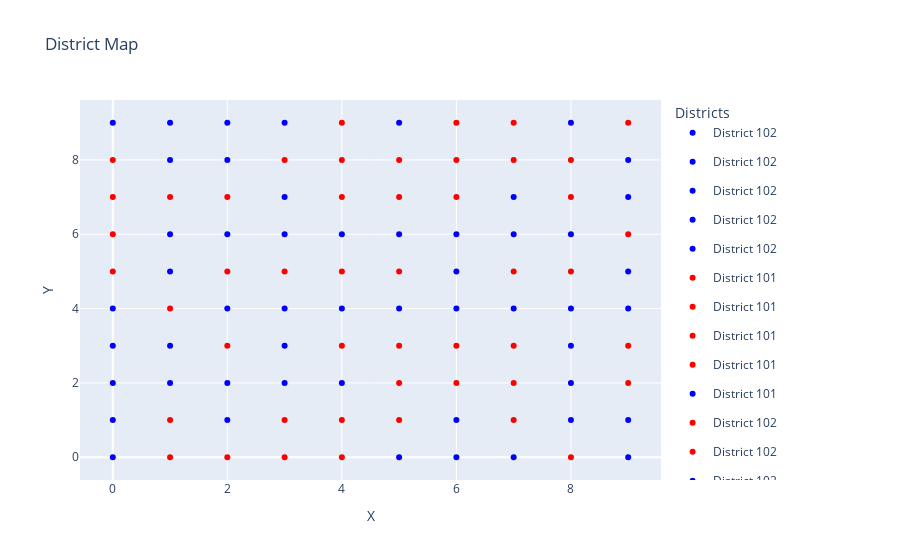
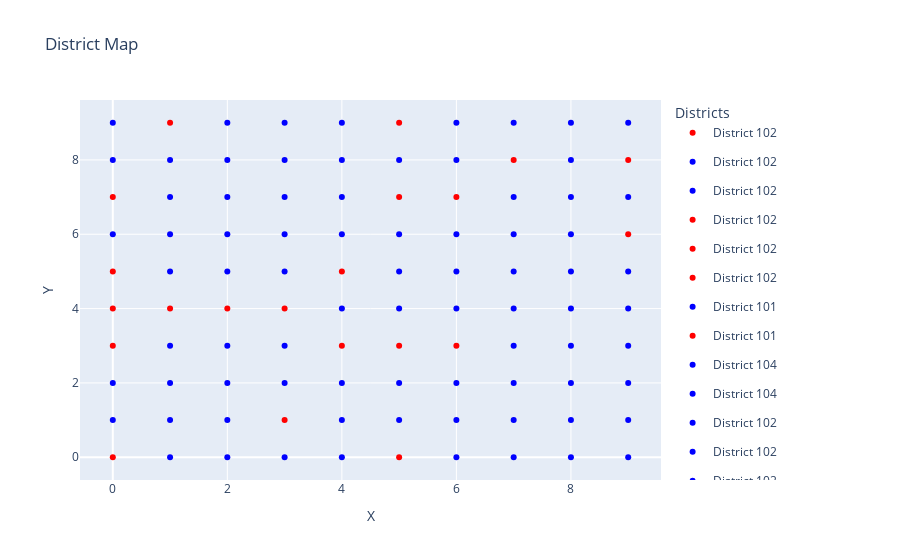

Notebook source saved alongside these figures, in order:
### Code cell
import pandas as pd
import math
import numpy as np
import networkx as nx
import matplotlib.pyplot as plt
from ortools.graph import pywrapgraph
import random
import plotly.graph_objects as go
from ipywidgets import interact, IntSlider, FloatSlider

def print_info(data, name):
    if isinstance(data, list):
        print(' % ', name, ' ', data, ' -----type $len: ', len(data), ' ', type(data), ' * ')
    else:
        print(' % ', name, ' ', data, ' -----type ', type(data), ' * ')

def setup(districts, grid_size, district_centers, pops): 
    tol = 1
    start_nodes = [0] * (grid_size * grid_size)
    for i in range(grid_size * grid_size):
        start_nodes = start_nodes + [i + 1] * districts
    for j in range(districts):
        start_nodes = start_nodes + [(grid_size * grid_size) + 1 + j]
    end_nodes = []
    for i in range(grid_size * grid_size):
        end_nodes = end_nodes + [i + 1]
    for j in range(grid_size * grid_size):
        for k in range(districts):
            end_nodes = end_nodes + [(grid_size * grid_size) + 1 + k]
    end_nodes = end_nodes + [(grid_size * grid_size) + districts + 1] * districts
    total_pop = np.sum(np.array(pops))
    capacities = np.array(pops).flatten().tolist()
    for i in np.array(pops).flatten().tolist():
        for j in range(districts):
            capacities = capacities + [i]
    for i in range(districts):
        capacities = capacities + [int(total_pop / districts) + tol]
    costs = [0] * (grid_size * grid_size)
    for i in range(grid_size):
        for j in range(grid_size):
            for k in range(districts):
                costs = costs + [int((((i - district_centers[k][0]) ** 2) + ((j - district_centers[k][1]) ** 2)))]
    costs = costs + [0] * districts
    supplies = [int(total_pop)] + ((grid_size * grid_size) + districts) * [0] + [-int(total_pop)]
    source = 0
    sink = districts + (grid_size * grid_size) + 1
    return start_nodes, end_nodes, capacities, costs, supplies, source, sink, pops, total_pop

def optimize(start_nodes, end_nodes, capacities, costs, supplies, source, sink, grid, grid_size):
    Block_Assignments = pd.DataFrame(columns=['DIST_NO', 'ASSIGN_POP', 'ACTUAL_POP'])
    min_cost_flow = pywrapgraph.SimpleMinCostFlow()
    for i in range(len(start_nodes)):
        min_cost_flow.AddArcWithCapacityAndUnitCost(start_nodes[i], end_nodes[i], capacities[i], costs[i])
    for i in range(len(supplies)):
        min_cost_flow.SetNodeSupply(i, supplies[i])
    flag = 0    
    if min_cost_flow.Solve() == min_cost_flow.OPTIMAL:
        for arc in range(min_cost_flow.NumArcs()):
            if min_cost_flow.Tail(arc) != source and min_cost_flow.Head(arc) != sink:
                if min_cost_flow.Flow(arc) > 0:
                    if min_cost_flow.Capacity(arc) == min_cost_flow.Flow(arc):
                        grid.nodes[(int(((min_cost_flow.Tail(arc) - 1) / grid_size)), (min_cost_flow.Tail(arc) - 1) % grid_size)]["district"] = min_cost_flow.Head(arc)
                        Block_Assignments.loc[min_cost_flow.Tail(arc)] = [min_cost_flow.Head(arc), min_cost_flow.Flow(arc), min_cost_flow.Capacity(arc)]
                    else:
                        if flag == 0:
                            grid.nodes[(int(((min_cost_flow.Tail(arc) - 1) / grid_size)), (min_cost_flow.Tail(arc) - 1) % grid_size)]["district"] = min_cost_flow.Head(arc)
                            Block_Assignments.loc[min_cost_flow.Tail(arc)] = [min_cost_flow.Head(arc), min_cost_flow.Flow(arc), min_cost_flow.Capacity(arc)]
                            flag = min_cost_flow.Flow(arc)
                        else: 
                            if Block_Assignments.loc[min_cost_flow.Tail(arc), 'ASSIGN_POP'] < min_cost_flow.Flow(arc):
                                grid.nodes[(int(((min_cost_flow.Tail(arc) - 1) / grid_size)), (min_cost_flow.Tail(arc) - 1) % grid_size)]["district"] = min_cost_flow.Head(arc)
                                Block_Assignments.loc[min_cost_flow.Tail(arc)] = [min_cost_flow.Head(arc), min_cost_flow.Flow(arc), min_cost_flow.Capacity(arc)]
                                flag = flag + min_cost_flow.Flow(arc)
                            else:
                                flag = flag + min_cost_flow.Flow(arc)
                            if flag == min_cost_flow.Capacity(arc):
                                flag = 0
    else:
        print('There was an issue with the min cost flow input.')
    return Block_Assignments

def grid_setup(grid_s, dist, n, p_0, c, r):
    grid_size = grid_s
    districts = dist
    district_centers = []
    spacing = int(grid_size / districts)

    for j in range(districts):
        district_centers = district_centers + [[(j + 1) * spacing + random.randint(-1, 1), random.randint(0, grid_size - 1)]]
    pops = []
    row = []

    for i in range(grid_size):
        for j in range(grid_size):
            row = row + [1]
        pops = pops + [row]
        row = []
    grid = nx.grid_graph([grid_size, grid_size])

    for node in grid.nodes():
        grid.nodes[node]["population"] = pops[node[0]][node[1]]

    add_party_preference(grid, n, grid_size, p_0, c, r)
    return districts, grid_size, district_centers, pops, grid

def add_party_preference(grid, n, grid_size, p_0, c, r):
    squares_with_id = []
    all_nodes = list(grid.nodes())
    all_nodes_processed = []
    voter_arr_ind = 0
    row_tracker = 0
    square = []
    voter_arr_ind = 0
    m_val_holder = 0
    vertical_mover = 0
    for i in range(n):
        if i != 0:
            vertical_mover += r * grid_size
        for m in range(n):
            row_tracker = (c * m) + vertical_mover
            square = []            
            for j in range(r):
                row = all_nodes[row_tracker:row_tracker + c]
                square = square + row
                row_tracker += grid_size
            all_nodes_processed += square
            voter_ratios = np.ones(c * r)
            proportion_of_a = math.floor((c * r) * p_0)
            voter_ratios[:proportion_of_a] = 0
            np.random.shuffle(voter_ratios)
            for node in square:    
                grid.nodes[node]['voter_pref'] = voter_ratios[voter_arr_ind]
                voter_arr_ind = voter_arr_ind + 1
            squares_with_id.append(square)       
            voter_arr_ind = 0
            square = []
    missed_nodes = list(set(all_nodes).difference(all_nodes_processed))
    if missed_nodes:   
        print("missed_nodes = " + str(missed_nodes))

def interactive_plot(grid_size, districts, p_0, c, r, n):
    try:
        districts, grid_size, district_centers, pops, grid = grid_setup(grid_size, districts, n, p_0, c, r)

        start_nodes, end_nodes, capacities, costs, supplies, source, sink, pops, total_pop = setup(districts, grid_size, district_centers, pops)

        Block_Assignments = optimize(start_nodes, end_nodes, capacities, costs, supplies, source, sink, grid, grid_size)
        
        # Collect coordinates and colors for the grid
        x_coords = []
        y_coords = []
        colors = []
        districts_list = []

        for node in grid.nodes():
            x, y = node
            x_coords.append(x)
            y_coords.append(y)
            district = grid.nodes[node]["district"]
            districts_list.append(district)
            
            color = 'blue' if grid.nodes[node]['voter_pref'] == 0 else 'red'
            colors.append(color)

        # Calculate total votes for each party in each district
        total_a = []
        total_b = []

        for dist in range(1, districts + 1):
            dist_a = sum(grid.nodes[node]['voter_pref'] == 0 and grid.nodes[node]['district'] == dist for node in grid.nodes())
            dist_b = sum(grid.nodes[node]['voter_pref'] == 1 and grid.nodes[node]['district'] == dist for node in grid.nodes())
            total_a.append(dist_a)
            total_b.append(dist_b)

        # Plot with Plotly
        fig = go.Figure()

        for i in range(len(x_coords)):
            fig.add_trace(go.Scatter(
                            x=[x_coords[i]], 
                            y=[y_coords[i]], 
                            mode='markers', 
                            marker=dict(color=colors[i]), 
                            name=f'District {districts_list[i]}'
                        ))

            # Update the layout to include the custom legend
            fig.update_layout(
                title='District Map',
                xaxis_title='X',
                yaxis_title='Y',
                legend_title='Districts',
                showlegend=True
            )

        # Create custom legend entries
        for dist in range(1, districts + 1):
            fig.add_trace(go.Scatter(
                x=[None], 
                y=[None], 
                mode='markers', 
                marker=dict(color='blue'), 
                legendgroup=f'District {dist}',
                showlegend=True,
                name=f'District {dist} - Total A: {total_a[dist-1]}, Total B: {total_b[dist-1]}'
            ))

        fig.show()

    except Exception as e:
        print(f"Error in interactive_plot function: {e}")

interact(interactive_plot, grid_size=IntSlider(min=5, max=20, step=1, value=10),
         districts=IntSlider(min=2, max=10, step=1, value=5),
         p_0=FloatSlider(min=0.1, max=0.9, step=0.1, value=0.5),
         c=IntSlider(min=1, max=10, step=1, value=3),
         r=IntSlider(min=1, max=10, step=1, value=3),
         n=IntSlider(min=1, max=10, step=1, value=5))

### Figure 1 — Plotly figure (JSON) as saved in the notebook; plotly's stock layout.template omitted (floating-point values rounded to 4 significant figures)
{"data": [{"marker": {"color": "blue"}, "mode": "markers", "name": "District 102", "type": "scatter", "x": [0], "y": [0]}, {"marker": {"color": "blue"}, "mode": "markers", "name": "District 102", "type": "scatter", "x": [0], "y": [1]}, {"marker": {"color": "blue"}, "mode": "markers", "name": "District 102", "type": "scatter", "x": [0], "y": [2]}, {"marker": {"color": "blue"}, "mode": "markers", "name": "District 102", "type": "scatter", "x": [0], "y": [3]}, {"marker": {"color": "blue"}, "mode": "markers", "name": "District 102", "type": "scatter", "x": [0], "y": [4]}, {"marker": {"color": "red"}, "mode": "markers", "name": "District 101", "type": "scatter", "x": [0], "y": [5]}, {"marker": {"color": "red"}, "mode": "markers", "name": "District 101", "type": "scatter", "x": [0], "y": [6]}, {"marker": {"color": "red"}, "mode": "markers", "name": "District 101", "type": "scatter", "x": [0], "y": [7]}, {"marker": {"color": "red"}, "mode": "markers", "name": "District 101", "type": "scatter", "x": [0], "y": [8]}, {"marker": {"color": "blue"}, "mode": "markers", "name": "District 101", "type": "scatter", "x": [0], "y": [9]}, {"marker": {"color": "red"}, "mode": "markers", "name": "District 102", "type": "scatter", "x": [1], "y": [0]}, {"marker": {"color": "red"}, "mode": "markers", "name": "District 102", "type": "scatter", "x": [1], "y": [1]}, {"marker": {"color": "blue"}, "mode": "markers", "name": "District 102", "type": "scatter", "x": [1], "y": [2]}, {"marker": {"color": "blue"}, "mode": "markers", "name": "District 102", "type": "scatter", "x": [1], "y": [3]}, {"marker": {"color": "red"}, "mode": "markers", "name": "District 102", "type": "scatter", "x": [1], "y": [4]}, {"marker": {"color": "blue"}, "mode": "markers", "name": "District 101", "type": "scatter", "x": [1], "y": [5]}, {"marker": {"color": "blue"}, "mode": "markers", "name": "District 101", "type": "scatter", "x": [1], "y": [6]}, {"marker": {"color": "red"}, "mode": "markers", "name": "District 101", "type": "scatter", "x": [1], "y": [7]}, {"marker": {"color": "blue"}, "mode": "markers", "name": "District 101", "type": "scatter", "x": [1], "y": [8]}, {"marker": {"color": "blue"}, "mode": "markers", "name": "District 101", "type": "scatter", "x": [1], "y": [9]}, {"marker": {"color": "red"}, "mode": "markers", "name": "District 102", "type": "scatter", "x": [2], "y": [0]}, {"marker": {"color": "blue"}, "mode": "markers", "name": "District 102", "type": "scatter", "x": [2], "y": [1]}, {"marker": {"color": "blue"}, "mode": "markers", "name": "District 102", "type": "scatter", "x": [2], "y": [2]}, {"marker": {"color": "red"}, "mode": "markers", "name": "District 102", "type": "scatter", "x": [2], "y": [3]}, {"marker": {"color": "blue"}, "mode": "markers", "name": "District 102", "type": "scatter", "x": [2], "y": [4]}, {"marker": {"color": "red"}, "mode": "markers", "name": "District 102", "type": "scatter", "x": [2], "y": [5]}, {"marker": {"color": "blue"}, "mode": "markers", "name": "District 101", "type": "scatter", "x": [2], "y": [6]}, {"marker": {"color": "red"}, "mode": "markers", "name": "District 101", "type": "scatter", "x": [2], "y": [7]}, {"marker": {"color": "blue"}, "mode": "markers", "name": "District 101", "type": "scatter", "x": [2], "y": [8]}, {"marker": {"color": "blue"}, "mode": "markers", "name": "District 101", "type": "scatter", "x": [2], "y": [9]}, {"marker": {"color": "red"}, "mode": "markers", "name": "District 104", "type": "scatter", "x": [3], "y": [0]}, {"marker": {"color": "red"}, "mode": "markers", "name": "District 104", "type": "scatter", "x": [3], "y": [1]}, {"marker": {"color": "blue"}, "mode": "markers", "name": "District 102", "type": "scatter", "x": [3], "y": [2]}, {"marker": {"color": "blue"}, "mode": "markers", "name": "District 102", "type": "scatter", "x": [3], "y": [3]}, {"marker": {"color": "blue"}, "mode": "markers", "name": "District 102", "type": "scatter", "x": [3], "y": [4]}, {"marker": {"color": "red"}, "mode": "markers", "name": "District 102", "type": "scatter", "x": [3], "y": [5]}, {"marker": {"color": "blue"}, "mode": "markers", "name": "District 101", "type": "scatter", "x": [3], "y": [6]}, {"marker": {"color": "blue"}, "mode": "markers", "name": "District 101", "type": "scatter", "x": [3], "y": [7]}, {"marker": {"color": "red"}, "mode": "markers", "name": "District 101", "type": "scatter", "x": [3], "y": [8]}, {"marker": {"color": "blue"}, "mode": "markers", "name": "District 101", "type": "scatter", "x": [3], "y": [9]}, {"marker": {"color": "red"}, "mode": "markers", "name": "District 104", "type": "scatter", "x": [4], "y": [0]}, {"marker": {"color": "red"}, "mode": "markers", "name": "District 104", "type": "scatter", "x": [4], "y": [1]}, {"marker": {"color": "blue"}, "mode": "markers", "name": "District 104", "type": "scatter", "x": [4], "y": [2]}, {"marker": {"color": "red"}, "mode": "markers", "name": "District 104", "type": "scatter", "x": [4], "y": [3]}, {"marker": {"color": "blue"}, "mode": "markers", "name": "District 102", "type": "scatter", "x": [4], "y": [4]}, {"marker": {"color": "red"}, "mode": "markers", "name": "District 103", "type": "scatter", "x": [4], "y": [5]}, {"marker": {"color": "blue"}, "mode": "markers", "name": "District 103", "type": "scatter", "x": [4], "y": [6]}, {"marker": {"color": "red"}, "mode": "markers", "name": "District 103", "type": "scatter", "x": [4], "y": [7]}, {"marker": {"color": "red"}, "mode": "markers", "name": "District 101", "type": "scatter", "x": [4], "y": [8]}, {"marker": {"color": "red"}, "mode": "markers", "name": "District 101", "type": "scatter", "x": [4], "y": [9]}, {"marker": {"color": "blue"}, "mode": "markers", "name": "District 105", "type": "scatter", "x": [5], "y": [0]}, {"marker": {"color": "red"}, "mode": "markers", "name": "District 104", "type": "scatter", "x": [5], "y": [1]}, {"marker": {"color": "red"}, "mode": "markers", "name": "District 104", "type": "scatter", "x": [5], "y": [2]}, {"marker": {"color": "red"}, "mode": "markers", "name": "District 104", "type": "scatter", "x": [5], "y": [3]}, {"marker": {"color": "blue"}, "mode": "markers", "name": "District 104", "type": "scatter", "x": [5], "y": [4]}, {"marker": {"color": "red"}, "mode": "markers", "name": "District 103", "type": "scatter", "x": [5], "y": [5]}, {"marker": {"color": "blue"}, "mode": "markers", "name": "District 103", "type": "scatter", "x": [5], "y": [6]}, {"marker": {"color": "red"}, "mode": "markers", "name": "District 103", "type": "scatter", "x": [5], "y": [7]}, {"marker": {"color": "red"}, "mode": "markers", "name": "District 103", "type": "scatter", "x": [5], "y": [8]}, {"marker": {"color": "blue"}, "mode": "markers", "name": "District 101", "type": "scatter", "x": [5], "y": [9]}, {"marker": {"color": "blue"}, "mode": "markers", "name": "District 105", "type": "scatter", "x": [6], "y": [0]}, {"marker": {"color": "blue"}, "mode": "markers", "name": "District 105", "type": "scatter", "x": [6], "y": [1]}, {"marker": {"color": "red"}, "mode": "markers", "name": "District 104", "type": "scatter", "x": [6], "y": [2]}, {"marker": {"color": "red"}, "mode": "markers", "name": "District 104", "type": "scatter", "x": [6], "y": [3]}, {"marker": {"color": "blue"}, "mode": "markers", "name": "District 104", "type": "scatter", "x": [6], "y": [4]}, {"marker": {"color": "blue"}, "mode": "markers", "name": "District 103", "type": "scatter", "x": [6], "y": [5]}, {"marker": {"color": "blue"}, "mode": "markers", "name": "District 103", "type": "scatter", "x": [6], "y": [6]}, {"marker": {"color": "red"}, "mode": "markers", "name": "District 103", "type": "scatter", "x": [6], "y": [7]}, {"marker": {"color": "red"}, "mode": "markers", "name": "District 103", "type": "scatter", "x": [6], "y": [8]}, {"marker": {"color": "red"}, "mode": "markers", "name": "District 103", "type": "scatter", "x": [6], "y": [9]}, {"marker": {"color": "blue"}, "mode": "markers", "name": "District 105", "type": "scatter", "x": [7], "y": [0]}, {"marker": {"color": "red"}, "mode": "markers", "name": "District 105", "type": "scatter", "x": [7], "y": [1]}, {"marker": {"color": "red"}, "mode": "markers", "name": "District 105", "type": "scatter", "x": [7], "y": [2]}, {"marker": {"color": "red"}, "mode": "markers", "name": "District 104", "type": "scatter", "x": [7], "y": [3]}, {"marker": {"color": "blue"}, "mode": "markers", "name": "District 104", "type": "scatter", "x": [7], "y": [4]}, {"marker": {"color": "red"}, "mode": "markers", "name": "District 104", "type": "scatter", "x": [7], "y": [5]}, {"marker": {"color": "blue"}, "mode": "markers", "name": "District 103", "type": "scatter", "x": [7], "y": [6]}, {"marker": {"color": "blue"}, "mode": "markers", "name": "District 103", "type": "scatter", "x": [7], "y": [7]}, {"marker": {"color": "red"}, "mode": "markers", "name": "District 103", "type": "scatter", "x": [7], "y": [8]}, {"marker": {"color": "red"}, "mode": "markers", "name": "District 103", "type": "scatter", "x": [7], "y": [9]}, {"marker": {"color": "red"}, "mode": "markers", "name": "District 105", "type": "scatter", "x": [8], "y": [0]}, {"marker": {"color": "blue"}, "mode": "markers", "name": "District 105", "type": "scatter", "x": [8], "y": [1]}, {"marker": {"color": "blue"}, "mode": "markers", "name": "District 105", "type": "scatter", "x": [8], "y": [2]}, {"marker": {"color": "blue"}, "mode": "markers", "name": "District 105", "type": "scatter", "x": [8], "y": [3]}, {"marker": {"color": "blue"}, "mode": "markers", "name": "District 104", "type": "scatter", "x": [8], "y": [4]}, {"marker": {"color": "red"}, "mode": "markers", "name": "District 104", "type": "scatter", "x": [8], "y": [5]}, {"marker": {"color": "blue"}, "mode": "markers", "name": "District 104", "type": "scatter", "x": [8], "y": [6]}, {"marker": {"color": "red"}, "mode": "markers", "name": "District 103", "type": "scatter", "x": [8], "y": [7]}, {"marker": {"color": "red"}, "mode": "markers", "name": "District 103", "type": "scatter", "x": [8], "y": [8]}, {"marker": {"color": "blue"}, "mode": "markers", "name": "District 103", "type": "scatter", "x": [8], "y": [9]}, {"marker": {"color": "blue"}, "mode": "markers", "name": "District 105", "type": "scatter", "x": [9], "y": [0]}, {"marker": {"color": "blue"}, "mode": "markers", "name": "District 105", "type": "scatter", "x": [9], "y": [1]}, {"marker": {"color": "red"}, "mode": "markers", "name": "District 105", "type": "scatter", "x": [9], "y": [2]}, {"marker": {"color": "red"}, "mode": "markers", "name": "District 105", "type": "scatter", "x": [9], "y": [3]}, {"marker": {"color": "blue"}, "mode": "markers", "name": "District 105", "type": "scatter", "x": [9], "y": [4]}, {"marker": {"color": "blue"}, "mode": "markers", "name": "District 105", "type": "scatter", "x": [9], "y": [5]}, {"marker": {"color": "red"}, "mode": "markers", "name": "District 104", "type": "scatter", "x": [9], "y": [6]}, {"marker": {"color": "blue"}, "mode": "markers", "name": "District 104", "type": "scatter", "x": [9], "y": [7]}, {"marker": {"color": "blue"}, "mode": "markers", "name": "District 103", "type": "scatter", "x": [9], "y": [8]}, {"marker": {"color": "red"}, "mode": "markers", "name": "District 103", "type": "scatter", "x": [9], "y": [9]}, {"legendgroup": "District 1", "marker": {"color": "blue"}, "mode": "markers", "name": "District 1 - Total A: 0, Total B: 0", "showlegend": true, "type": "scatter", "x": [null], "y": [null]}, {"legendgroup": "District 2", "marker": {"color": "blue"}, "mode": "markers", "name": "District 2 - Total A: 0, Total B: 0", "showlegend": true, "type": "scatter", "x": [null], "y": [null]}, {"legendgroup": "District 3", "marker": {"color": "blue"}, "mode": "markers", "name": "District 3 - Total A: 0, Total B: 0", "showlegend": true, "type": "scatter", "x": [null], "y": [null]}, {"legendgroup": "District 4", "marker": {"color": "blue"}, "mode": "markers", "name": "District 4 - Total A: 0, Total B: 0", "showlegend": true, "type": "scatter", "x": [null], "y": [null]}, {"legendgroup": "District 5", "marker": {"color": "blue"}, "mode": "markers", "name": "District 5 - Total A: 0, Total B: 0", "showlegend": true, "type": "scatter", "x": [null], "y": [null]}], "layout": {"legend": {"title": {"text": "Districts"}}, "showlegend": true, "title": {"text": "District Map"}, "xaxis": {"title": {"text": "X"}}, "yaxis": {"title": {"text": "Y"}}}}

### Figure 2 — Plotly figure (JSON) as saved in the notebook; plotly's stock layout.template omitted (floating-point values rounded to 4 significant figures)
{"data": [{"marker": {"color": "red"}, "mode": "markers", "name": "District 102", "type": "scatter", "x": [0], "y": [0]}, {"marker": {"color": "blue"}, "mode": "markers", "name": "District 102", "type": "scatter", "x": [0], "y": [1]}, {"marker": {"color": "blue"}, "mode": "markers", "name": "District 102", "type": "scatter", "x": [0], "y": [2]}, {"marker": {"color": "red"}, "mode": "markers", "name": "District 102", "type": "scatter", "x": [0], "y": [3]}, {"marker": {"color": "red"}, "mode": "markers", "name": "District 102", "type": "scatter", "x": [0], "y": [4]}, {"marker": {"color": "red"}, "mode": "markers", "name": "District 102", "type": "scatter", "x": [0], "y": [5]}, {"marker": {"color": "blue"}, "mode": "markers", "name": "District 101", "type": "scatter", "x": [0], "y": [6]}, {"marker": {"color": "red"}, "mode": "markers", "name": "District 101", "type": "scatter", "x": [0], "y": [7]}, {"marker": {"color": "blue"}, "mode": "markers", "name": "District 104", "type": "scatter", "x": [0], "y": [8]}, {"marker": {"color": "blue"}, "mode": "markers", "name": "District 104", "type": "scatter", "x": [0], "y": [9]}, {"marker": {"color": "blue"}, "mode": "markers", "name": "District 102", "type": "scatter", "x": [1], "y": [0]}, {"marker": {"color": "blue"}, "mode": "markers", "name": "District 102", "type": "scatter", "x": [1], "y": [1]}, {"marker": {"color": "blue"}, "mode": "markers", "name": "District 102", "type": "scatter", "x": [1], "y": [2]}, {"marker": {"color": "blue"}, "mode": "markers", "name": "District 102", "type": "scatter", "x": [1], "y": [3]}, {"marker": {"color": "red"}, "mode": "markers", "name": "District 101", "type": "scatter", "x": [1], "y": [4]}, {"marker": {"color": "blue"}, "mode": "markers", "name": "District 101", "type": "scatter", "x": [1], "y": [5]}, {"marker": {"color": "blue"}, "mode": "markers", "name": "District 101", "type": "scatter", "x": [1], "y": [6]}, {"marker": {"color": "blue"}, "mode": "markers", "name": "District 104", "type": "scatter", "x": [1], "y": [7]}, {"marker": {"color": "blue"}, "mode": "markers", "name": "District 104", "type": "scatter", "x": [1], "y": [8]}, {"marker": {"color": "red"}, "mode": "markers", "name": "District 104", "type": "scatter", "x": [1], "y": [9]}, {"marker": {"color": "blue"}, "mode": "markers", "name": "District 103", "type": "scatter", "x": [2], "y": [0]}, {"marker": {"color": "blue"}, "mode": "markers", "name": "District 103", "type": "scatter", "x": [2], "y": [1]}, {"marker": {"color": "blue"}, "mode": "markers", "name": "District 103", "type": "scatter", "x": [2], "y": [2]}, {"marker": {"color": "blue"}, "mode": "markers", "name": "District 103", "type": "scatter", "x": [2], "y": [3]}, {"marker": {"color": "red"}, "mode": "markers", "name": "District 101", "type": "scatter", "x": [2], "y": [4]}, {"marker": {"color": "blue"}, "mode": "markers", "name": "District 101", "type": "scatter", "x": [2], "y": [5]}, {"marker": {"color": "blue"}, "mode": "markers", "name": "District 101", "type": "scatter", "x": [2], "y": [6]}, {"marker": {"color": "blue"}, "mode": "markers", "name": "District 104", "type": "scatter", "x": [2], "y": [7]}, {"marker": {"color": "blue"}, "mode": "markers", "name": "District 104", "type": "scatter", "x": [2], "y": [8]}, {"marker": {"color": "blue"}, "mode": "markers", "name": "District 104", "type": "scatter", "x": [2], "y": [9]}, {"marker": {"color": "blue"}, "mode": "markers", "name": "District 103", "type": "scatter", "x": [3], "y": [0]}, {"marker": {"color": "red"}, "mode": "markers", "name": "District 103", "type": "scatter", "x": [3], "y": [1]}, {"marker": {"color": "blue"}, "mode": "markers", "name": "District 103", "type": "scatter", "x": [3], "y": [2]}, {"marker": {"color": "blue"}, "mode": "markers", "name": "District 103", "type": "scatter", "x": [3], "y": [3]}, {"marker": {"color": "red"}, "mode": "markers", "name": "District 101", "type": "scatter", "x": [3], "y": [4]}, {"marker": {"color": "blue"}, "mode": "markers", "name": "District 101", "type": "scatter", "x": [3], "y": [5]}, {"marker": {"color": "blue"}, "mode": "markers", "name": "District 101", "type": "scatter", "x": [3], "y": [6]}, {"marker": {"color": "blue"}, "mode": "markers", "name": "District 104", "type": "scatter", "x": [3], "y": [7]}, {"marker": {"color": "blue"}, "mode": "markers", "name": "District 104", "type": "scatter", "x": [3], "y": [8]}, {"marker": {"color": "blue"}, "mode": "markers", "name": "District 104", "type": "scatter", "x": [3], "y": [9]}, {"marker": {"color": "blue"}, "mode": "markers", "name": "District 103", "type": "scatter", "x": [4], "y": [0]}, {"marker": {"color": "blue"}, "mode": "markers", "name": "District 103", "type": "scatter", "x": [4], "y": [1]}, {"marker": {"color": "blue"}, "mode": "markers", "name": "District 103", "type": "scatter", "x": [4], "y": [2]}, {"marker": {"color": "red"}, "mode": "markers", "name": "District 103", "type": "scatter", "x": [4], "y": [3]}, {"marker": {"color": "blue"}, "mode": "markers", "name": "District 101", "type": "scatter", "x": [4], "y": [4]}, {"marker": {"color": "red"}, "mode": "markers", "name": "District 101", "type": "scatter", "x": [4], "y": [5]}, {"marker": {"color": "blue"}, "mode": "markers", "name": "District 104", "type": "scatter", "x": [4], "y": [6]}, {"marker": {"color": "blue"}, "mode": "markers", "name": "District 104", "type": "scatter", "x": [4], "y": [7]}, {"marker": {"color": "blue"}, "mode": "markers", "name": "District 105", "type": "scatter", "x": [4], "y": [8]}, {"marker": {"color": "blue"}, "mode": "markers", "name": "District 105", "type": "scatter", "x": [4], "y": [9]}, {"marker": {"color": "red"}, "mode": "markers", "name": "District 106", "type": "scatter", "x": [5], "y": [0]}, {"marker": {"color": "blue"}, "mode": "markers", "name": "District 106", "type": "scatter", "x": [5], "y": [1]}, {"marker": {"color": "blue"}, "mode": "markers", "name": "District 106", "type": "scatter", "x": [5], "y": [2]}, {"marker": {"color": "red"}, "mode": "markers", "name": "District 106", "type": "scatter", "x": [5], "y": [3]}, {"marker": {"color": "blue"}, "mode": "markers", "name": "District 106", "type": "scatter", "x": [5], "y": [4]}, {"marker": {"color": "blue"}, "mode": "markers", "name": "District 107", "type": "scatter", "x": [5], "y": [5]}, {"marker": {"color": "blue"}, "mode": "markers", "name": "District 107", "type": "scatter", "x": [5], "y": [6]}, {"marker": {"color": "red"}, "mode": "markers", "name": "District 105", "type": "scatter", "x": [5], "y": [7]}, {"marker": {"color": "blue"}, "mode": "markers", "name": "District 105", "type": "scatter", "x": [5], "y": [8]}, {"marker": {"color": "red"}, "mode": "markers", "name": "District 105", "type": "scatter", "x": [5], "y": [9]}, {"marker": {"color": "blue"}, "mode": "markers", "name": "District 106", "type": "scatter", "x": [6], "y": [0]}, {"marker": {"color": "blue"}, "mode": "markers", "name": "District 106", "type": "scatter", "x": [6], "y": [1]}, {"marker": {"color": "blue"}, "mode": "markers", "name": "District 106", "type": "scatter", "x": [6], "y": [2]}, {"marker": {"color": "red"}, "mode": "markers", "name": "District 106", "type": "scatter", "x": [6], "y": [3]}, {"marker": {"color": "blue"}, "mode": "markers", "name": "District 106", "type": "scatter", "x": [6], "y": [4]}, {"marker": {"color": "blue"}, "mode": "markers", "name": "District 107", "type": "scatter", "x": [6], "y": [5]}, {"marker": {"color": "blue"}, "mode": "markers", "name": "District 107", "type": "scatter", "x": [6], "y": [6]}, {"marker": {"color": "red"}, "mode": "markers", "name": "District 107", "type": "scatter", "x": [6], "y": [7]}, {"marker": {"color": "blue"}, "mode": "markers", "name": "District 105", "type": "scatter", "x": [6], "y": [8]}, {"marker": {"color": "blue"}, "mode": "markers", "name": "District 105", "type": "scatter", "x": [6], "y": [9]}, {"marker": {"color": "blue"}, "mode": "markers", "name": "District 106", "type": "scatter", "x": [7], "y": [0]}, {"marker": {"color": "blue"}, "mode": "markers", "name": "District 106", "type": "scatter", "x": [7], "y": [1]}, {"marker": {"color": "blue"}, "mode": "markers", "name": "District 106", "type": "scatter", "x": [7], "y": [2]}, {"marker": {"color": "blue"}, "mode": "markers", "name": "District 108", "type": "scatter", "x": [7], "y": [3]}, {"marker": {"color": "blue"}, "mode": "markers", "name": "District 108", "type": "scatter", "x": [7], "y": [4]}, {"marker": {"color": "blue"}, "mode": "markers", "name": "District 107", "type": "scatter", "x": [7], "y": [5]}, {"marker": {"color": "blue"}, "mode": "markers", "name": "District 107", "type": "scatter", "x": [7], "y": [6]}, {"marker": {"color": "blue"}, "mode": "markers", "name": "District 107", "type": "scatter", "x": [7], "y": [7]}, {"marker": {"color": "red"}, "mode": "markers", "name": "District 105", "type": "scatter", "x": [7], "y": [8]}, {"marker": {"color": "blue"}, "mode": "markers", "name": "District 105", "type": "scatter", "x": [7], "y": [9]}, {"marker": {"color": "blue"}, "mode": "markers", "name": "District 108", "type": "scatter", "x": [8], "y": [0]}, {"marker": {"color": "blue"}, "mode": "markers", "name": "District 108", "type": "scatter", "x": [8], "y": [1]}, {"marker": {"color": "blue"}, "mode": "markers", "name": "District 108", "type": "scatter", "x": [8], "y": [2]}, {"marker": {"color": "blue"}, "mode": "markers", "name": "District 108", "type": "scatter", "x": [8], "y": [3]}, {"marker": {"color": "blue"}, "mode": "markers", "name": "District 108", "type": "scatter", "x": [8], "y": [4]}, {"marker": {"color": "blue"}, "mode": "markers", "name": "District 107", "type": "scatter", "x": [8], "y": [5]}, {"marker": {"color": "blue"}, "mode": "markers", "name": "District 107", "type": "scatter", "x": [8], "y": [6]}, {"marker": {"color": "blue"}, "mode": "markers", "name": "District 107", "type": "scatter", "x": [8], "y": [7]}, {"marker": {"color": "blue"}, "mode": "markers", "name": "District 105", "type": "scatter", "x": [8], "y": [8]}, {"marker": {"color": "blue"}, "mode": "markers", "name": "District 105", "type": "scatter", "x": [8], "y": [9]}, {"marker": {"color": "blue"}, "mode": "markers", "name": "District 108", "type": "scatter", "x": [9], "y": [0]}, {"marker": {"color": "blue"}, "mode": "markers", "name": "District 108", "type": "scatter", "x": [9], "y": [1]}, {"marker": {"color": "blue"}, "mode": "markers", "name": "District 108", "type": "scatter", "x": [9], "y": [2]}, {"marker": {"color": "blue"}, "mode": "markers", "name": "District 108", "type": "scatter", "x": [9], "y": [3]}, {"marker": {"color": "blue"}, "mode": "markers", "name": "District 108", "type": "scatter", "x": [9], "y": [4]}, {"marker": {"color": "blue"}, "mode": "markers", "name": "District 108", "type": "scatter", "x": [9], "y": [5]}, {"marker": {"color": "red"}, "mode": "markers", "name": "District 107", "type": "scatter", "x": [9], "y": [6]}, {"marker": {"color": "blue"}, "mode": "markers", "name": "District 107", "type": "scatter", "x": [9], "y": [7]}, {"marker": {"color": "red"}, "mode": "markers", "name": "District 105", "type": "scatter", "x": [9], "y": [8]}, {"marker": {"color": "blue"}, "mode": "markers", "name": "District 105", "type": "scatter", "x": [9], "y": [9]}, {"legendgroup": "District 1", "marker": {"color": "blue"}, "mode": "markers", "name": "District 1 - Total A: 0, Total B: 0", "showlegend": true, "type": "scatter", "x": [null], "y": [null]}, {"legendgroup": "District 2", "marker": {"color": "blue"}, "mode": "markers", "name": "District 2 - Total A: 0, Total B: 0", "showlegend": true, "type": "scatter", "x": [null], "y": [null]}, {"legendgroup": "District 3", "marker": {"color": "blue"}, "mode": "markers", "name": "District 3 - Total A: 0, Total B: 0", "showlegend": true, "type": "scatter", "x": [null], "y": [null]}, {"legendgroup": "District 4", "marker": {"color": "blue"}, "mode": "markers", "name": "District 4 - Total A: 0, Total B: 0", "showlegend": true, "type": "scatter", "x": [null], "y": [null]}, {"legendgroup": "District 5", "marker": {"color": "blue"}, "mode": "markers", "name": "District 5 - Total A: 0, Total B: 0", "showlegend": true, "type": "scatter", "x": [null], "y": [null]}, {"legendgroup": "District 6", "marker": {"color": "blue"}, "mode": "markers", "name": "District 6 - Total A: 0, Total B: 0", "showlegend": true, "type": "scatter", "x": [null], "y": [null]}, {"legendgroup": "District 7", "marker": {"color": "blue"}, "mode": "markers", "name": "District 7 - Total A: 0, Total B: 0", "showlegend": true, "type": "scatter", "x": [null], "y": [null]}, {"legendgroup": "District 8", "marker": {"color": "blue"}, "mode": "markers", "name": "District 8 - Total A: 0, Total B: 0", "showlegend": true, "type": "scatter", "x": [null], "y": [null]}], "layout": {"legend": {"title": {"text": "Districts"}}, "showlegend": true, "title": {"text": "District Map"}, "xaxis": {"title": {"text": "X"}}, "yaxis": {"title": {"text": "Y"}}}}
